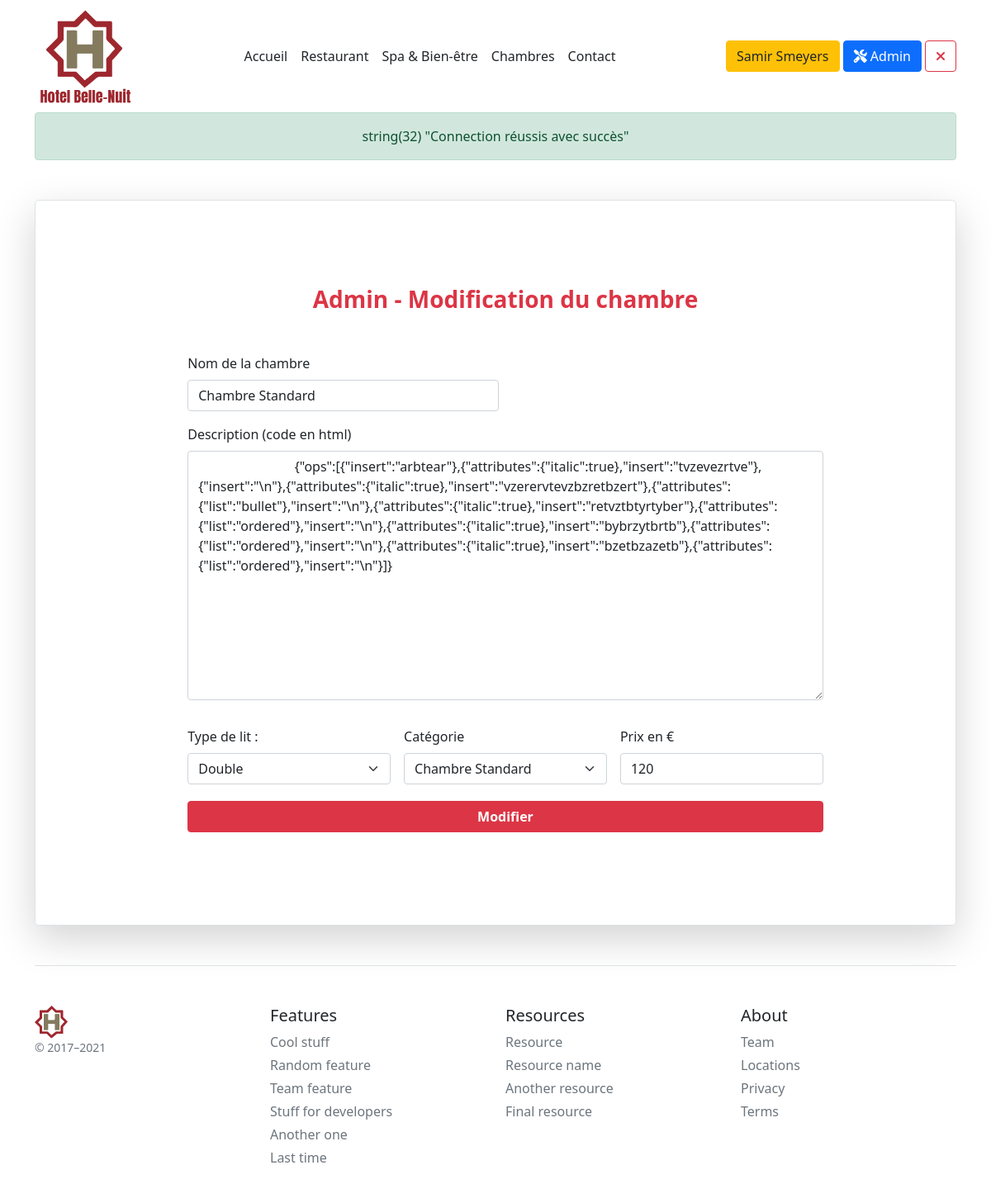
Page /adminEditBed&idEditBed=1 (signed in) on the earlier database version.
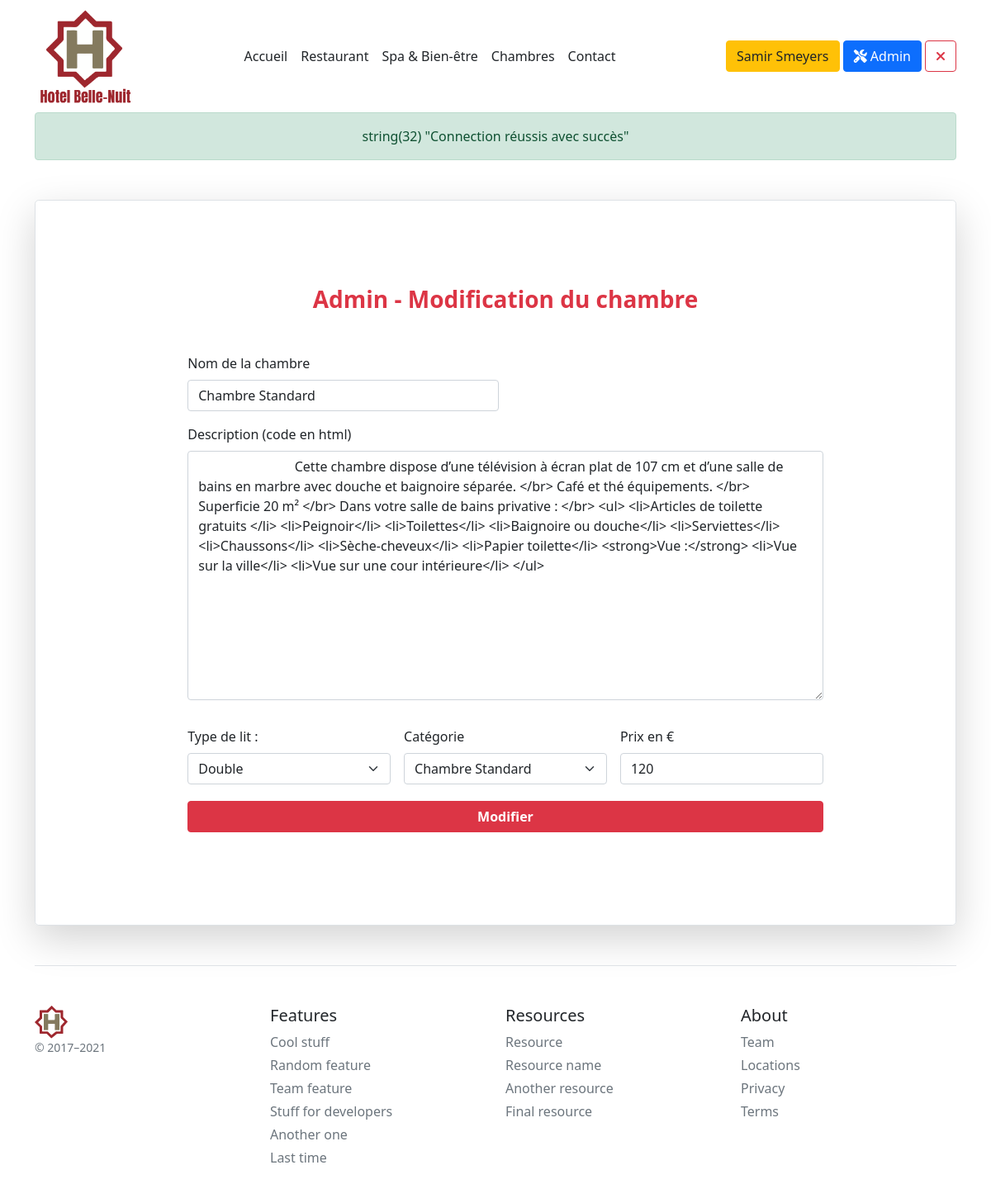
Same page on the later database version.
### tables this page shows
CREATE TABLE `bedroom` (
  `bedroom_id` int(11) NOT NULL,
  `bedroom_name` varchar(30) NOT NULL,
  `bedroom_description` text NOT NULL,
  `bedroom_bed` enum('double','twin','single') NOT NULL,
  `bedroom_priceday` int(11) NOT NULL,
  `id_roomcategory` int(11) NOT NULL
);

### models/Model.class.php (called while the page is built, shortened)
<?php
abstract class Model{
    private static $pdo;
    private static function setBdd(){
        self::$pdo = new PDO("mysql:host=localhost;dbname=hotel;charset=utf8", "root", "");
        self::$pdo->setAttribute(PDO::ATTR_ERRMODE, PDO::ERRMODE_WARNING);
    }
    protected function getBdd(){
        return self::$pdo;
    }
}

### models/AdminManager.model.php (called while the page is built, shortened)
<?php
require_once("Model.class.php");
class AdminManager extends Model
{
    function getBedroomFromId($idBedroom)
    {
        $stmt = $this->getBdd()->prepare('
        SELECT bedroom_id,bedroom_name,bedroom_description,bedroom_bed,bedroom_priceday, category_bedroom.roomcategory_name FROM bedroom
        INNER JOIN category_bedroom ON  bedroom.id_roomcategory = category_bedroom.roomcategory_id
        WHERE bedroom_id = :idBedroom');
        $stmt->bindValue(":idBedroom", $idBedroom);
        $stmt->execute();
        $bedroomById = $stmt->fetch(PDO::FETCH_ASSOC);
        return $bedroomById;
    }
}

### models/FrontManager.model.php (called while the page is built, shortened)
<?php
require_once("Model.class.php");
class FrontManager extends Model
{
    public function getCategoryBedList(){
        $stmt = $this->getBdd()->prepare('SELECT * FROM category_bedroom');
        $stmt->execute();
        $getCategoryBedList = $stmt->fetchAll(PDO::FETCH_ASSOC);
        return $getCategoryBedList;
    }
}

### config/Securite.class.php (called while the page is built, shortened)
<?php
class Securite {
    public static function secureHTML($string){
        return htmlentities($string);
    }
}

### views/main/back/adminEditBed.view.php (the view, shortened to what this page needs)
<div class="container my-5">
    <div class="row p-4 pb-0 pe-lg-0 pt-lg-5 align-items-center rounded-3 border shadow-lg">
        <div class="text-start body-signin">
            <main class="w-75 mx-auto pb-5 form-signin" style="max-width: 80%;">
                <form method="post">
                    <h1 class="h3 mb-5 fw-normal text-center text-danger fw-bolder">Admin - Modification du chambre</h1>
                    <div class="row g-3">
                        <div class="col-sm-6">
                            <label for="name" class="form-label">Nom de la chambre</label>
                            <input type="text" class="form-control" id="name" value="<?php echo $bedroomById['bedroom_name'] ?>" name="name" required>
                        </div>
                        <div class="mb-3 col-12">
                            <label for="description" class="form-label">Description (code en html)</label>
                            <textarea class="form-control" id="description" rows="12" name="description">
                            <?php echo $bedroomById['bedroom_description'] ?>
                            </textarea>
                        </div>
                        <div class="col-sm mb-1">
                            <label for="typeBed" class="form-label">Type de lit : </label></br>
                            <select name="typeBed"class="form-select">
                                <option value="double"<?php echo ($bedroomById['bedroom_bed'] == 'double') ? ' selected' : ''; ?>>Double</option>
                            </select>
                        </div>
                        <div class="col-sm mb-1">
                            <label for="category" class="form-label">Catégorie</label>
                            <select class="form-select" id="category" name="category" required>
                                <?php
                                foreach ($CategoryBedList as $category) {
                                    echo '<option value="' . $category['roomcategory_id'] . '"' . (($bedroomById['id_roomcategory'] == $category['roomcategory_id']) ? ' selected' : '') . '>' . $category['roomcategory_name'] . '</option>';
                                }
                                ?>
                            </select>
                        </div>
                        <div class="col-sm mb-1">
                            <label for="price" class="form-label">Prix en €</label>
                            <input type="text" name="price" class="form-control" id="price" value="<?php echo $bedroomById['bedroom_priceday'] ?>" name="price" required>
                        </div>
                    </div>
                    <div class="text-center">
                        <button class="mt-3 btn btn-danger mx-auto mb-4 fw-bolder text-center" style="width: 100%" type="submit" name="btnEditBed">Modifier</button>
                    </div>
                </form>
            </main>
        </div>
    </div>
</div>

Differences in the rows shown:
changed bedroom "Chambre Standard": description "{\"ops\":[{\"insert\":\"arbtear\"},{\"attributes\":{\"italic\":true},\"insert\":\"tvzevezrtve\"},{\"insert\":\"\\n\"},{\"attributes\":{\"italic\":true},\"insert\":\"vzerervtevzbzretbzert\"},{\"attributes\":{\"list\":\"bullet\"},\"insert\":\"\\n\"},{\"attributes\":{\"italic\":true},\"insert\":\"retvztbtyrtyber\"},{\"attributes\":{\"list\":\"ordered\"},\"insert\":\"\\n\"},{\"attributes\":{\"italic\":true},\"insert\":\"bybrzytbrtb\"},{\"attributes\":{\"list\":\"ordered\"},\"insert\":\"\\n\"},{\"attributes\":{\"italic\":true},\"insert\":\"bzetbzazetb\"},{\"attributes\":{\"list\":\"ordered\"},\"insert\":\"\\n\"}]}" → "Cette chambre dispose d’une télévision à écran plat de 107 cm et d’une salle de bains en marbre avec douche et baignoire séparée. </br> Café et thé équipements. </br> Superficie 20 m² </br> Dans votre salle de bains privative : </br> <ul> <li>Articles de toilette gratuits </li> <li>Peignoir</li> <li>Toilettes</li> <li>Baignoire ou douche</li> <li>Serviettes</li> <li>Chaussons</li> <li>Sèche-cheveux</li> <li>Papier toilette</li> <strong>Vue :</strong> <li>Vue sur la ville</li> <li>Vue sur une cour intérieure</li> </ul>"
